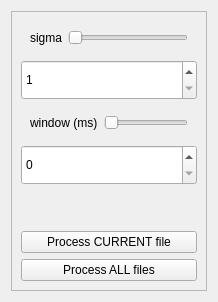
            <widget class="QWidget" name="rawOptPage">
             <layout class="QVBoxLayout" name="verticalLayout_13">
              <item>
               <widget class="QFrame" name="frame">
                <property name="frameShape">
                 <enum>QFrame::StyledPanel</enum>
                </property>
                <property name="frameShadow">
                 <enum>QFrame::Raised</enum>
                </property>
                <layout class="QVBoxLayout" name="verticalLayout_7">
                 <item>
                  <widget class="QWidget" name="widget_6" native="true">
                   <layout class="QHBoxLayout" name="horizontalLayout_5">
                    <item>
                     <widget class="QLabel" name="label_3">
                      <property name="text">
                       <string>sigma</string>
                      </property>
                     </widget>
                    </item>
                    <item>
                     <widget class="QSlider" name="horizontalSlider">
                      <property name="minimum">
                       <number>1</number>
                      </property>
                      <property name="maximum">
                       <number>20</number>
                      </property>
                      <property name="orientation">
                       <enum>Qt::Horizontal</enum>
                      </property>
                     </widget>
                    </item>
                   </layout>
                  </widget>
                 </item>
                 <item>
                  <widget class="QSpinBox" name="sigmaValue">
                   <property name="minimumSize">
                    <size>
                     <width>70</width>
                     <height>40</height>
                    </size>
                   </property>
                   <property name="minimum">
                    <number>1</number>
                   </property>
                   <property name="maximum">
                    <number>20</number>
                   </property>
                  </widget>
                 </item>
                 <item>
                  <widget class="QWidget" name="widget_7" native="true">
                   <layout class="QHBoxLayout" name="horizontalLayout_6">
                    <item>
                     <widget class="QLabel" name="label_4">
                      <property name="text">
                       <string>window (ms)</string>
                      </property>
                     </widget>
                    </item>
                    <item>
                     <widget class="QSlider" name="horizontalSlider_2">
                      <property name="maximum">
                       <number>10000</number>
                      </property>
                      <property name="orientation">
                       <enum>Qt::Horizontal</enum>
                      </property>
                     </widget>
                    </item>
                   </layout>
                  </widget>
                 </item>
                 <item>
                  <widget class="QSpinBox" name="windowValue">
                   <property name="minimumSize">
                    <size>
                     <width>70</width>
                     <height>40</height>
                    </size>
                   </property>
                   <property name="maximum">
                    <number>10000</number>
                   </property>
                   <property name="singleStep">
                    <number>10</number>
                   </property>
                  </widget>
                 </item>
                 <item>
                  <spacer name="verticalSpacer">
                   <property name="orientation">
                    <enum>Qt::Vertical</enum>
                   </property>
                   <property name="sizeHint" stdset="0">
                    <size>
                     <width>20</width>
                     <height>40</height>
                    </size>
                   </property>
                  </spacer>
                 </item>
                 <item>
                  <widget class="QPushButton" name="currentBtn">
                   <property name="text">
                    <string>Process CURRENT file</string>
                   </property>
                   <property name="icon">
                    <iconset resource="../../resources/resources.qrc">
                     <normaloff>:/resources/icons/save.svg</normaloff>:/resources/icons/save.svg</iconset>
                   </property>
                   <property name="iconSize">
                    <size>
                     <width>24</width>
                     <height>24</height>
                    </size>
                   </property>
                  </widget>
                 </item>
                 <item>
                  <widget class="QPushButton" name="batchBtn">
                   <property name="text">
                    <string>Process ALL files</string>
                   </property>
                   <property name="icon">
                    <iconset resource="../../resources/resources.qrc">
                     <normaloff>:/resources/icons/archive.svg</normaloff>:/resources/icons/archive.svg</iconset>
                   </property>
                   <property name="iconSize">
                    <size>
                     <width>24</width>
                     <height>24</height>
                    </size>
                   </property>
                  </widget>
                 </item>
                </layout>
               </widget>
              </item>
             </layout>
            </widget>
